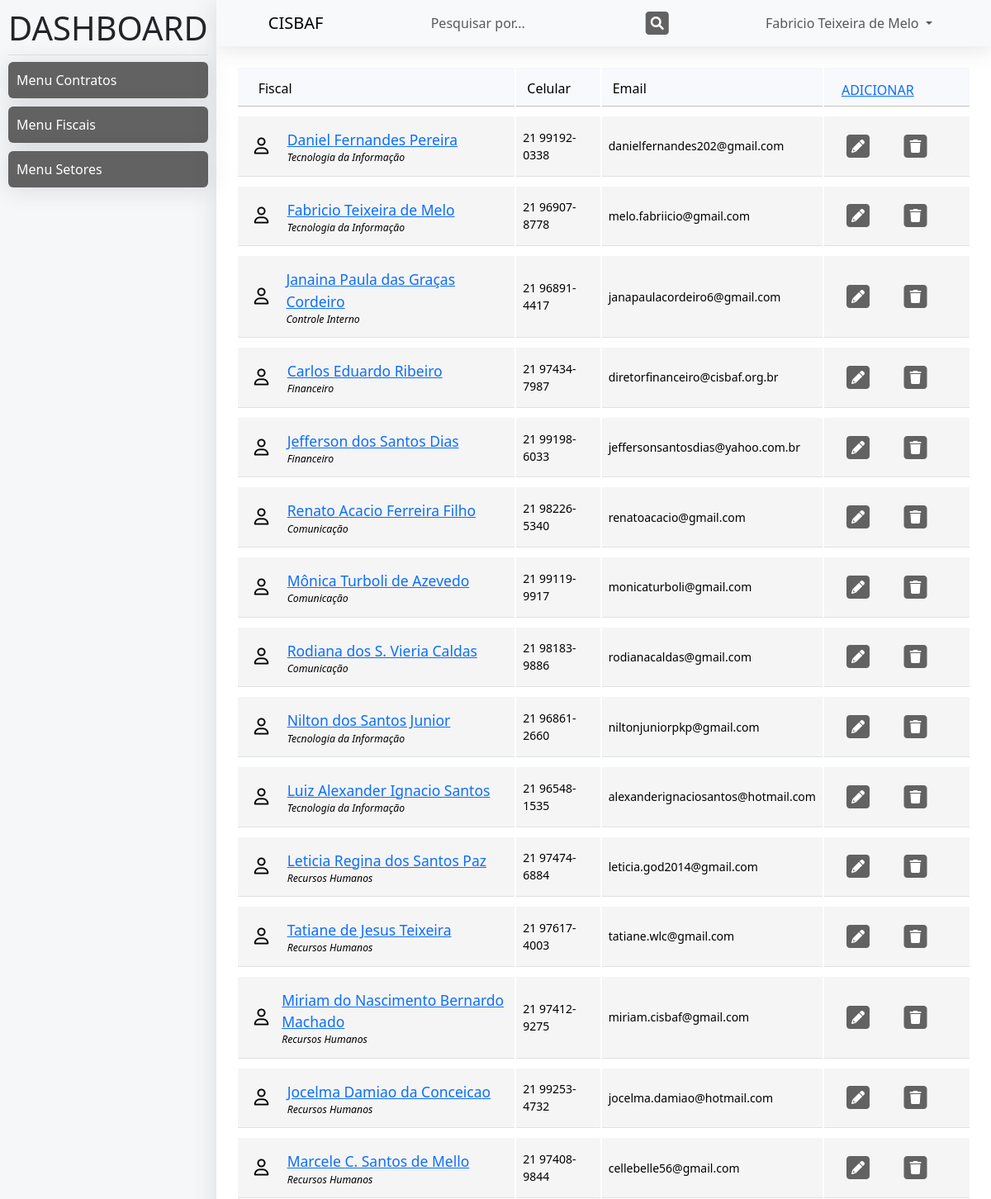
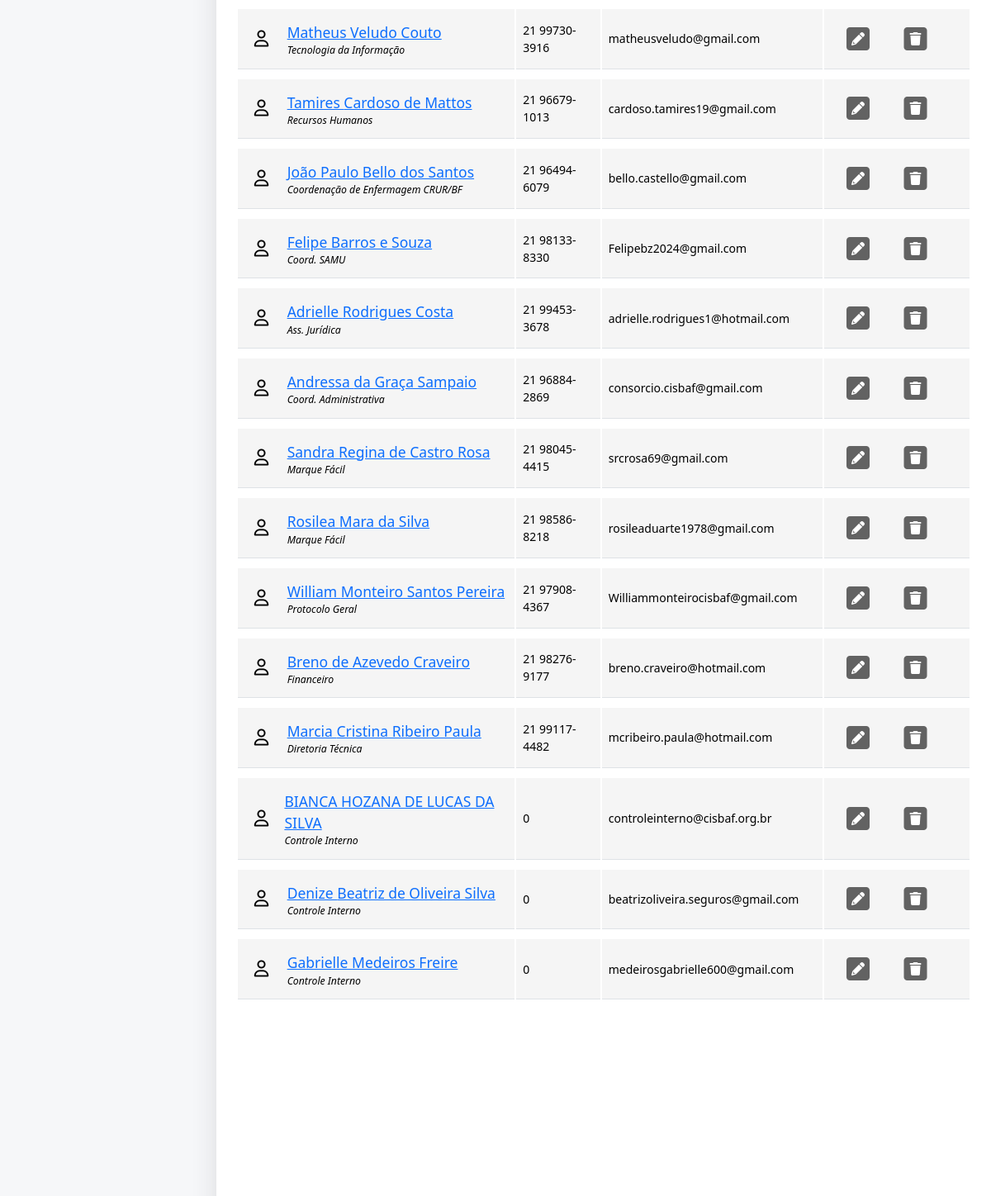
The app's page /dash/fiscais (signed in, upper part), older data (2 pictures, top to bottom).
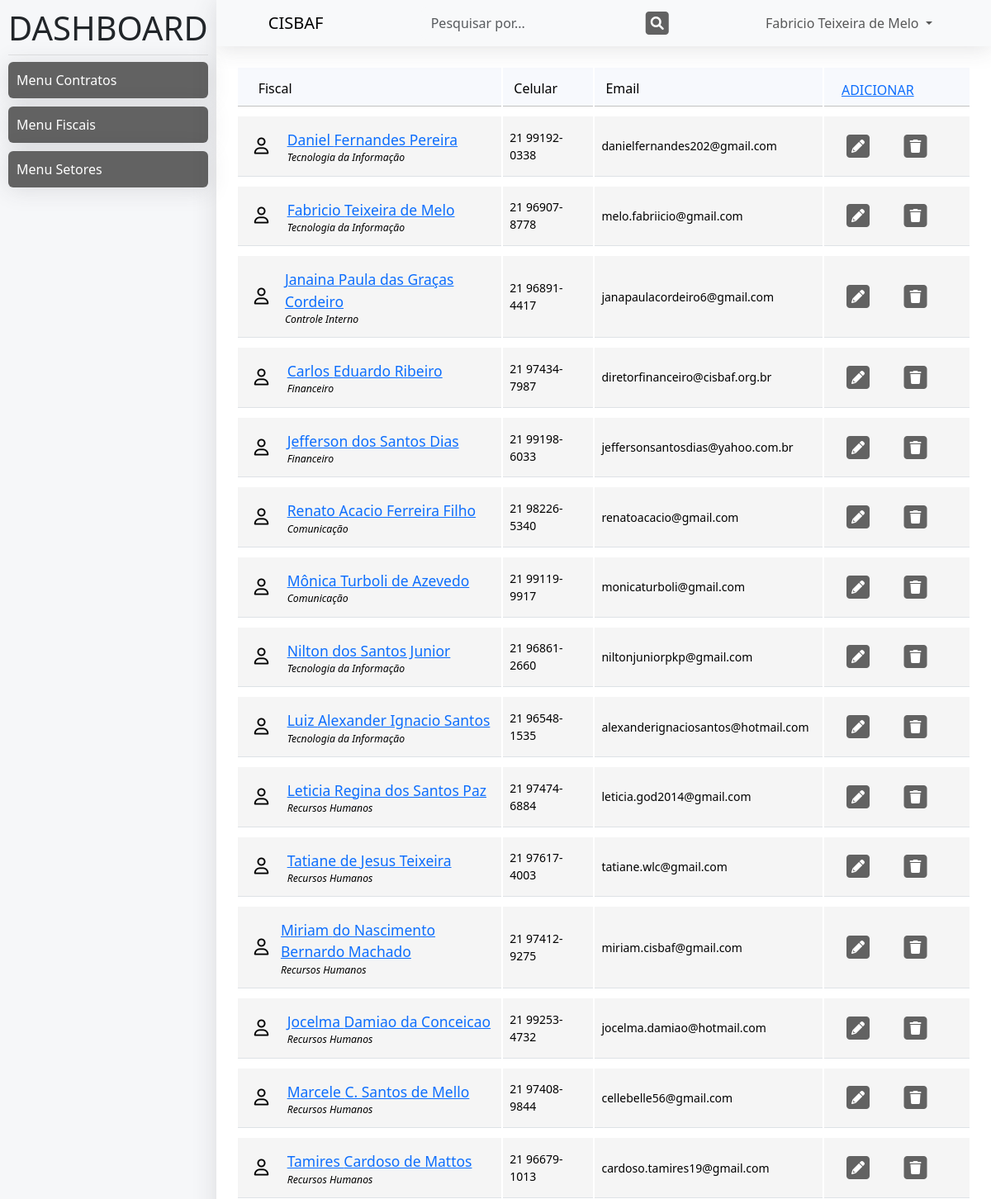
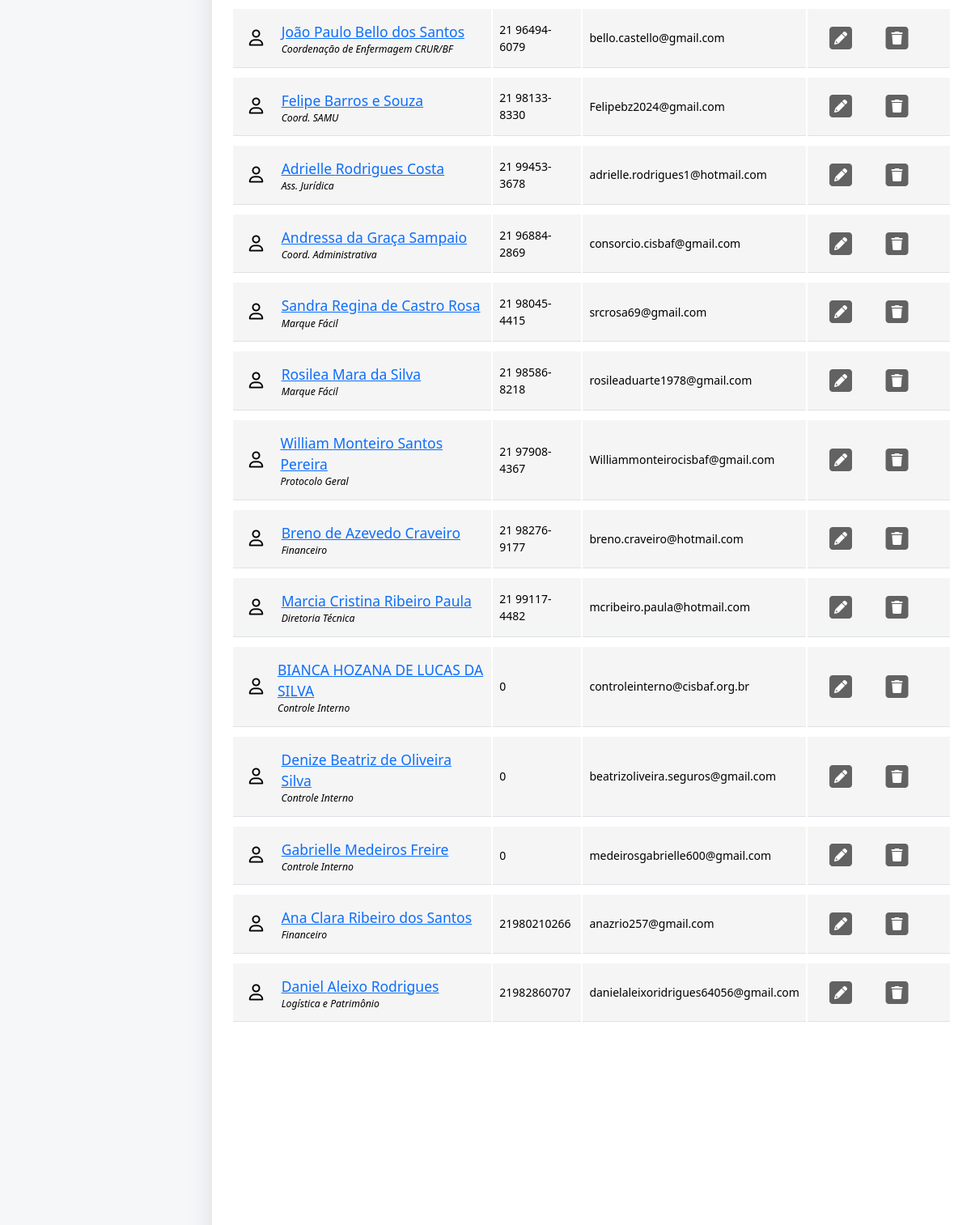
The same page, newer data (2 pictures, top to bottom).
### accounts/models.py (models this page shows, shortened)
class CustomUser(AbstractUser):
    cell_phone = models.CharField('celular', max_length=100, blank=True, null=True)
    sector = models.ForeignKey(Sector, on_delete=models.DO_NOTHING, blank=True, null=True)
    theme = models.TextField(null=True, blank=True)
    infos_json = None
    @classmethod
    def get_users(cls, **kwargs):
        data_users = CustomUser.objects.filter(**kwargs)
        for user in data_users:
            user.att_json()
        return data_users
    def att_json(self):
        self.infos_json = {
        'id': self.pk,
        'name': f'{self.first_name} {self.last_name}',
        'email': self.email,
        'cell_phone': self.cell_phone,
        'sector': {'id': self.sector.pk, 'name': self.sector.name},
        }

class Sector(models.Model):
    name = models.CharField('Setor', unique=True, max_length=200)
    users = None

### contracts/views/view_dash.py (the view)
# urls.py: path('dash/fiscais', view_dash.dash_fiscais, name="contract_dash_fiscais"),
@login_required(login_url='contract_login')
def dash_fiscais(request, pk: int=None):
    context = {
        'data_users': CustomUser.get_users(),
        'search_page': True,
        'term': pk if pk else None
        }
    return render(request, 'contract_dash_fiscais.html', context=context)

### contracts/templates/contract_dash_fiscais.html (shortened to what this page needs)
{% extends 'static/contracts/base_dash.html' %}
{% load static %}
{% block body %}
<div class="container">
    <br>
    <div class="container">
        <div class="row">
            <div class="col-lg-12">
                <div class="main-box clearfix">
                    <div class="table-responsive" style="overflow: auto;max-height: 80vh;">
                        <table class="table user-list">
                            <thead>
                                <tr>
                                    <th><span>Fiscal</span></th>
                                    <th><span>Celular</span></th>
                                    <th><span>Email</span></th>
                                    <th>
                                        <button class="btn btn-link" type="button" onclick="CreateUserCanvas();">
                                            ADICIONAR
                                        </button>
                                    </th>
                                </tr>
                            </thead>
                            <tbody>
                                {% for fiscal in data_users %}
                                <tr id="fiscal-{{ fiscal.pk }}" name="search">
                                    <td name="search" data-pk={{ fiscal.pk }}>
                                       <div class="d-flex"  style="gap: 10px;">
                                        <i style="width: 30px;align-self: center;font-size:20px;" class="fa-regular fa-user "></i>
                                        <div class="d-flex flex-column" >
                                            <a href="#" class="user-link" style="margin-left: 0px;">{{ fiscal.first_name }} {{ fiscal.last_name }} </a>
                                            <span class="user-subhead">{{ fiscal.sector.name }}</span>
                                          </div>
                                       </div>
                                    </td>
                                    <td name="search" data-pk={{ fiscal.pk }}>
                                        {{ fiscal.cell_phone }}
                                    </td>
                                    <td name="search" data-pk={{ fiscal.pk }}>
                                        {{ fiscal.email }}
                                    </td>
                                    <td style="width: 20%;">
                                        <button type="button" class="btn" onclick="EditUserCanvas(`{{fiscal.infos_json|safe}}`);">
                                            <span class="fa-stack">
                                                <i class="fa fa-square fa-stack-2x icon-bg"></i>
                                                <i class="fa fa-pencil fa-stack-1x fa-inverse icon-c"></i>
                                            </span>
                                        </button>
                                        <button type="button" class="btn" onclick="DeleteFiscal('{{ fiscal.first_name }} {{ fiscal.last_name }}', {{ fiscal.pk }})" class="table-link danger">
                                            <span class="fa-stack">
                                                <i class="fa fa-square fa-stack-2x icon-bg"></i>
                                                <i class="fa fa-trash fa-stack-1x fa-inverse icon-c"></i>
                                            </span>
                                        </button>
                                    </td>
                                </tr>
                                {% endfor %}
                            </tbody>
                        </table>
                    </div>
                </div>
            </div>
        </div>
    </div>
</div>
{% endblock body %}

### templates/parciais/contracts/_nav.html (shortened to what this page needs)
<nav class="navbar navbar-expand-lg navbar-light bg-light shadow">
    <div class="container-fluid">
      <div class="mynav">
        <a class="navbar-brand" href="{% url 'contract_index' %}">CISBAF</a>
      {% if search_page %}
      <div class="input-group" style="flex: 0.5;">
        <input id="searchPage" type="text" class="form-control bg-light border-0 small" placeholder="Pesquisar por..." aria-label="Search">
        <button class="btn" style="padding:0px;" type="button" id="btnSearch">
            <span class="fa-stack">
                <i class="fa fa-square fa-stack-2x icon-bg"></i>
                <i class="fa fa-magnifying-glass fa-stack-1x fa-inverse icon-c "></i>
            </span>
        </button>
      </div>
      {% endif %}
      {% if user.is_authenticated %}
      <div class="collapse navbar-collapse" id="navbarNavDarkDropdown" style="flex-grow:0;">
        <ul class="navbar-nav">
            <li class="nav-item dropdown">
                <a class="nav-link dropdown-toggle" href="#" role="button" data-bs-toggle="dropdown" aria-expanded="false">
                    {{ user.first_name }} {{ user.last_name }}
                </a>
              </li>
        </ul>
      </div>
      {% endif %}
      </div>
    </div>
  </nav>

Row changes from the older to the newer data that the page shows:
removed CustomUser: first_name "Rodiana", last_name "dos S. Vieria Caldas", sector.name "Comunicação", cell_phone "21 98183-9886", email "rodianacaldas@gmail.com"
removed CustomUser: first_name "Matheus", last_name "Veludo Couto", sector.name "Tecnologia da Informação", cell_phone "21 99730-3916", email "matheusveludo@gmail.com"
added CustomUser: first_name "Ana", last_name "Clara Ribeiro dos Santos", sector.name "Financeiro", cell_phone "21980210266", email "anazrio257@gmail.com"
added CustomUser: first_name "Daniel", last_name "Aleixo Rodrigues", sector.name "Logística e Patrimônio", cell_phone "21982860707", email "danielaleixoridrigues64056@gmail.com"
